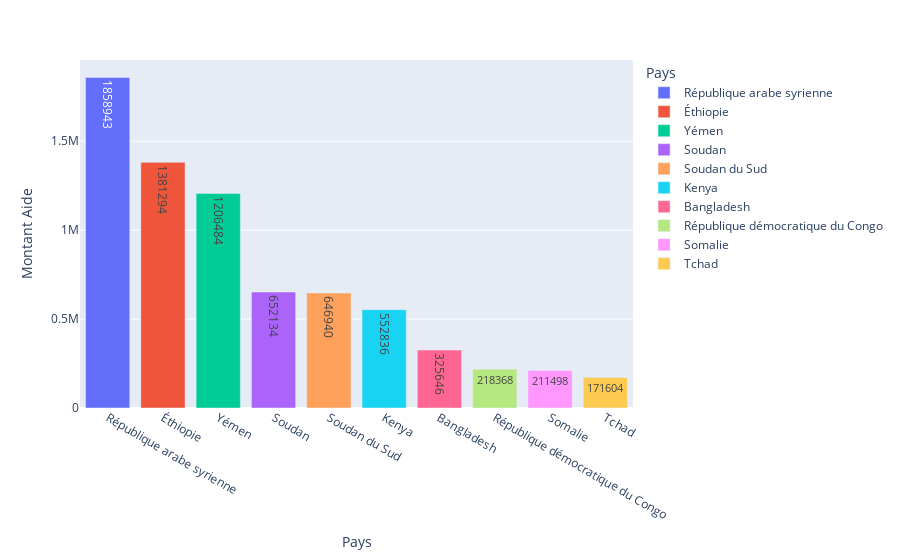

Notebook code cell kept with this figure:
### Code cell
fig = px.bar(Aide, y = 'Montant Aide', x='Pays', text='Montant Aide', color='Pays')
fig.show()

### Figure 1 — Plotly figure (JSON) as saved in the notebook; plotly's stock layout.template omitted (floating-point values rounded to 4 significant figures)
{"data": [{"alignmentgroup": "True", "hovertemplate": "Pays=%{x}<br>Montant Aide=%{text}<extra></extra>", "legendgroup": "République arabe syrienne", "marker": {"color": "#636efa", "pattern": {"shape": ""}}, "name": "République arabe syrienne", "offsetgroup": "République arabe syrienne", "orientation": "v", "showlegend": true, "text": [1858943], "textposition": "auto", "type": "bar", "x": ["République arabe syrienne"], "xaxis": "x", "y": [1858943], "yaxis": "y"}, {"alignmentgroup": "True", "hovertemplate": "Pays=%{x}<br>Montant Aide=%{text}<extra></extra>", "legendgroup": "Éthiopie", "marker": {"color": "#EF553B", "pattern": {"shape": ""}}, "name": "Éthiopie", "offsetgroup": "Éthiopie", "orientation": "v", "showlegend": true, "text": [1381294], "textposition": "auto", "type": "bar", "x": ["Éthiopie"], "xaxis": "x", "y": [1381294], "yaxis": "y"}, {"alignmentgroup": "True", "hovertemplate": "Pays=%{x}<br>Montant Aide=%{text}<extra></extra>", "legendgroup": "Yémen", "marker": {"color": "#00cc96", "pattern": {"shape": ""}}, "name": "Yémen", "offsetgroup": "Yémen", "orientation": "v", "showlegend": true, "text": [1206484], "textposition": "auto", "type": "bar", "x": ["Yémen"], "xaxis": "x", "y": [1206484], "yaxis": "y"}, {"alignmentgroup": "True", "hovertemplate": "Pays=%{x}<br>Montant Aide=%{text}<extra></extra>", "legendgroup": "Soudan", "marker": {"color": "#ab63fa", "pattern": {"shape": ""}}, "name": "Soudan", "offsetgroup": "Soudan", "orientation": "v", "showlegend": true, "text": [652134], "textposition": "auto", "type": "bar", "x": ["Soudan"], "xaxis": "x", "y": [652134], "yaxis": "y"}, {"alignmentgroup": "True", "hovertemplate": "Pays=%{x}<br>Montant Aide=%{text}<extra></extra>", "legendgroup": "Soudan du Sud", "marker": {"color": "#FFA15A", "pattern": {"shape": ""}}, "name": "Soudan du Sud", "offsetgroup": "Soudan du Sud", "orientation": "v", "showlegend": true, "text": [646940], "textposition": "auto", "type": "bar", "x": ["Soudan du Sud"], "xaxis": "x", "y": [646940], "yaxis": "y"}, {"alignmentgroup": "True", "hovertemplate": "Pays=%{x}<br>Montant Aide=%{text}<extra></extra>", "legendgroup": "Kenya", "marker": {"color": "#19d3f3", "pattern": {"shape": ""}}, "name": "Kenya", "offsetgroup": "Kenya", "orientation": "v", "showlegend": true, "text": [552836], "textposition": "auto", "type": "bar", "x": ["Kenya"], "xaxis": "x", "y": [552836], "yaxis": "y"}, {"alignmentgroup": "True", "hovertemplate": "Pays=%{x}<br>Montant Aide=%{text}<extra></extra>", "legendgroup": "Bangladesh", "marker": {"color": "#FF6692", "pattern": {"shape": ""}}, "name": "Bangladesh", "offsetgroup": "Bangladesh", "orientation": "v", "showlegend": true, "text": [325646], "textposition": "auto", "type": "bar", "x": ["Bangladesh"], "xaxis": "x", "y": [325646], "yaxis": "y"}, {"alignmentgroup": "True", "hovertemplate": "Pays=%{x}<br>Montant Aide=%{text}<extra></extra>", "legendgroup": "République démocratique du Congo", "marker": {"color": "#B6E880", "pattern": {"shape": ""}}, "name": "République démocratique du Congo", "offsetgroup": "République démocratique du Congo", "orientation": "v", "showlegend": true, "text": [218368], "textposition": "auto", "type": "bar", "x": ["République démocratique du Congo"], "xaxis": "x", "y": [218368], "yaxis": "y"}, {"alignmentgroup": "True", "hovertemplate": "Pays=%{x}<br>Montant Aide=%{text}<extra></extra>", "legendgroup": "Somalie", "marker": {"color": "#FF97FF", "pattern": {"shape": ""}}, "name": "Somalie", "offsetgroup": "Somalie", "orientation": "v", "showlegend": true, "text": [211498], "textposition": "auto", "type": "bar", "x": ["Somalie"], "xaxis": "x", "y": [211498], "yaxis": "y"}, {"alignmentgroup": "True", "hovertemplate": "Pays=%{x}<br>Montant Aide=%{text}<extra></extra>", "legendgroup": "Tchad", "marker": {"color": "#FECB52", "pattern": {"shape": ""}}, "name": "Tchad", "offsetgroup": "Tchad", "orientation": "v", "showlegend": true, "text": [171604], "textposition": "auto", "type": "bar", "x": ["Tchad"], "xaxis": "x", "y": [171604], "yaxis": "y"}], "layout": {"autosize": true, "barmode": "relative", "legend": {"title": {"text": "Pays"}, "tracegroupgap": 0}, "margin": {"t": 60}, "xaxis": {"anchor": "y", "autorange": true, "categoryarray": ["République arabe syrienne", "Éthiopie", "Yémen", "Soudan", "Soudan du Sud", "Kenya", "Bangladesh", "République démocratique du Congo", "Somalie", "Tchad"], "categoryorder": "array", "domain": [0, 1], "range": [-0.5, 9.5], "title": {"text": "Pays"}, "type": "category"}, "yaxis": {"anchor": "x", "autorange": true, "domain": [0, 1], "range": [0, 1957000.0], "title": {"text": "Montant Aide"}, "type": "linear"}}}
